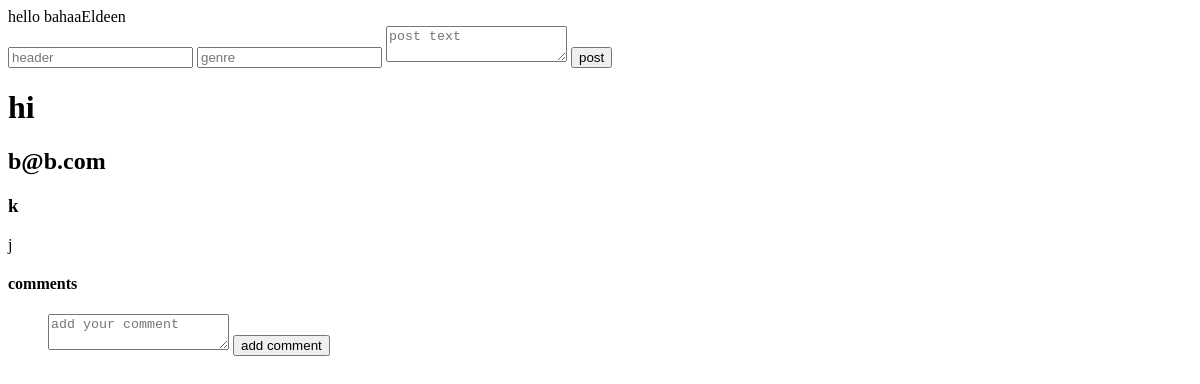
The app's page / (signed in), older data.
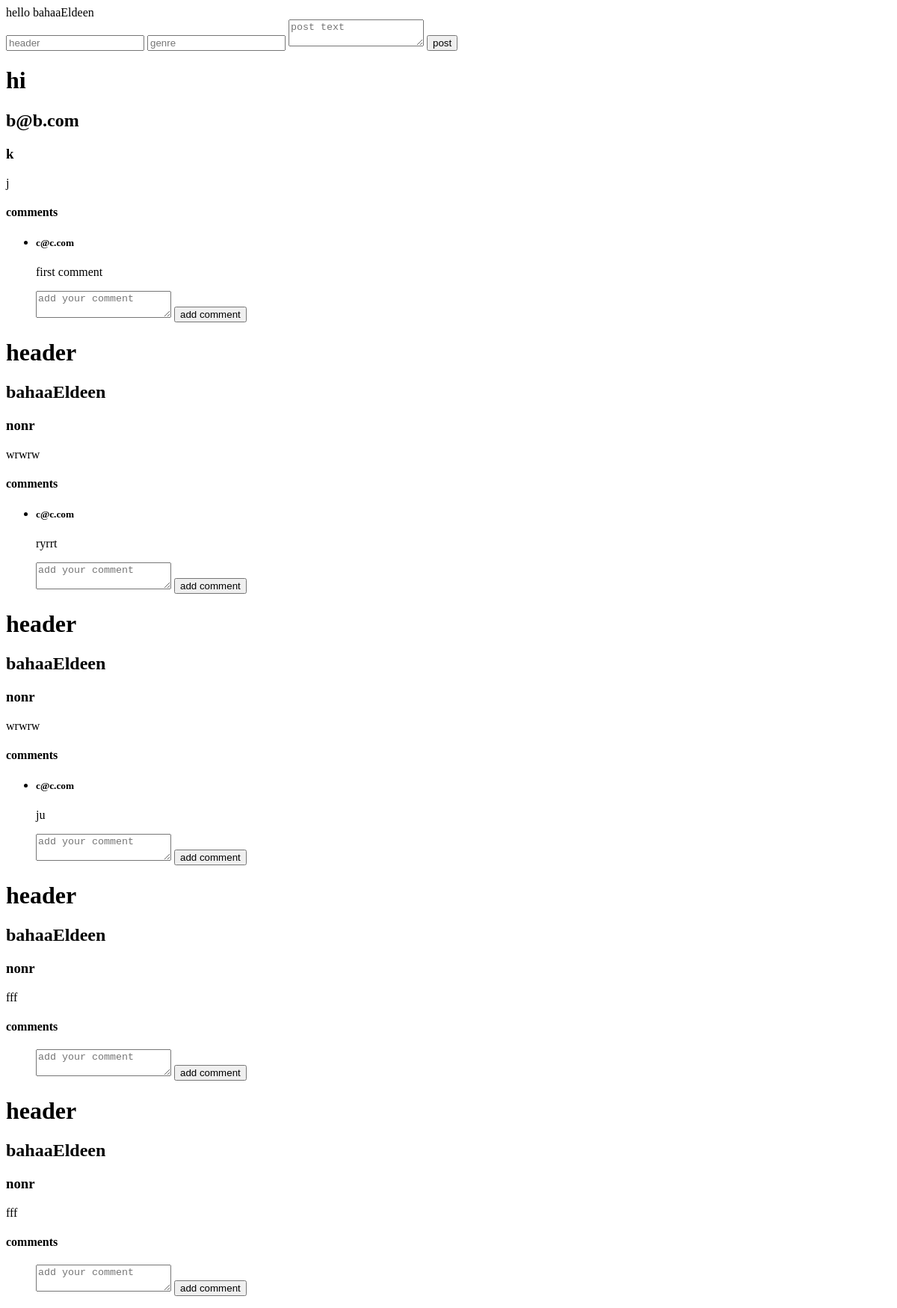
The same page, newer data.
### social/models.py (models this page shows, shortened)
class Post(models.Model):
    user = models.ForeignKey(User,on_delete=models.CASCADE)
    text = models.CharField(max_length = 500)
    genre = models.CharField(max_length=20)
    header = models.CharField(max_length=50)

class Comment(models.Model):
    user = models.ForeignKey(User,on_delete=models.CASCADE)
    post = models.ForeignKey(Post,on_delete=models.CASCADE)
    text = models.CharField(max_length = 500)

### social/views.py (the view)
# urls.py: path('',views.index,name="index"),
def index(request):
    if not request.user.is_authenticated:
        return redirect('login')
    posts = getAllPosts()
    return render(request,'index.html',{'user':request.user,'posts':posts})

### social/views.py (called while the page is built)
def getAllPosts():
    posts = Post.objects.all()
    data = []
    for post in posts:
        comments = getPostComments(post)
        data.append((post,comments))
    return data

def getPostComments(post):
    comments = Comment.objects.filter(post=post)
    return comments

### templates/index.html (shortened to what this page needs)
hello {{ user.email }}
<form method="post" action="/add-post/">
    <input type="text" name="header" placeholder="header" maxlength="50">
    <input type="text" name="genre" placeholder="genre" maxlength="20">
    <textarea name="text" placeholder="post text" maxlength="500"></textarea>
    <input type="submit" value="post">
</form>
{% for data in posts %}
<h1>{{ data.0.header }}</h1>
<h2>{{ data.0.user.email }}</h2>
<h3>{{ data.0.genre }}</h3>
<p>{{ data.0.text }}</p>
<h4>comments</h4>
<ul>
    {% for comment in data.1 %}
    <li>
        <h5>{{comment.user}}</h5>
        <p>{{ comment.text }}</p>
    </li>
    {% endfor %}
    <form method="post" action="/add-comment/">
        <textarea name="comment" placeholder="add your comment" ></textarea>
        <input type="submit" value="add comment">
    </form>
</ul>
{% endfor %}

Row changes from the older to the newer data that the page shows:
added Comment: user "c@c.com", text "first comment", shown under Post "hi"
added Post: header "header", user.email "bahaaEldeen", genre "nonr", text "wrwrw"
added Comment: user "c@c.com", text "ryrrt", shown under "header"
added Post: header "header", user.email "bahaaEldeen", genre "nonr", text "wrwrw"
added Comment: user "c@c.com", text "ju", shown under "header"
added Post: header "header", user.email "bahaaEldeen", genre "nonr", text "fff"
added Post: header "header", user.email "bahaaEldeen", genre "nonr", text "fff"
